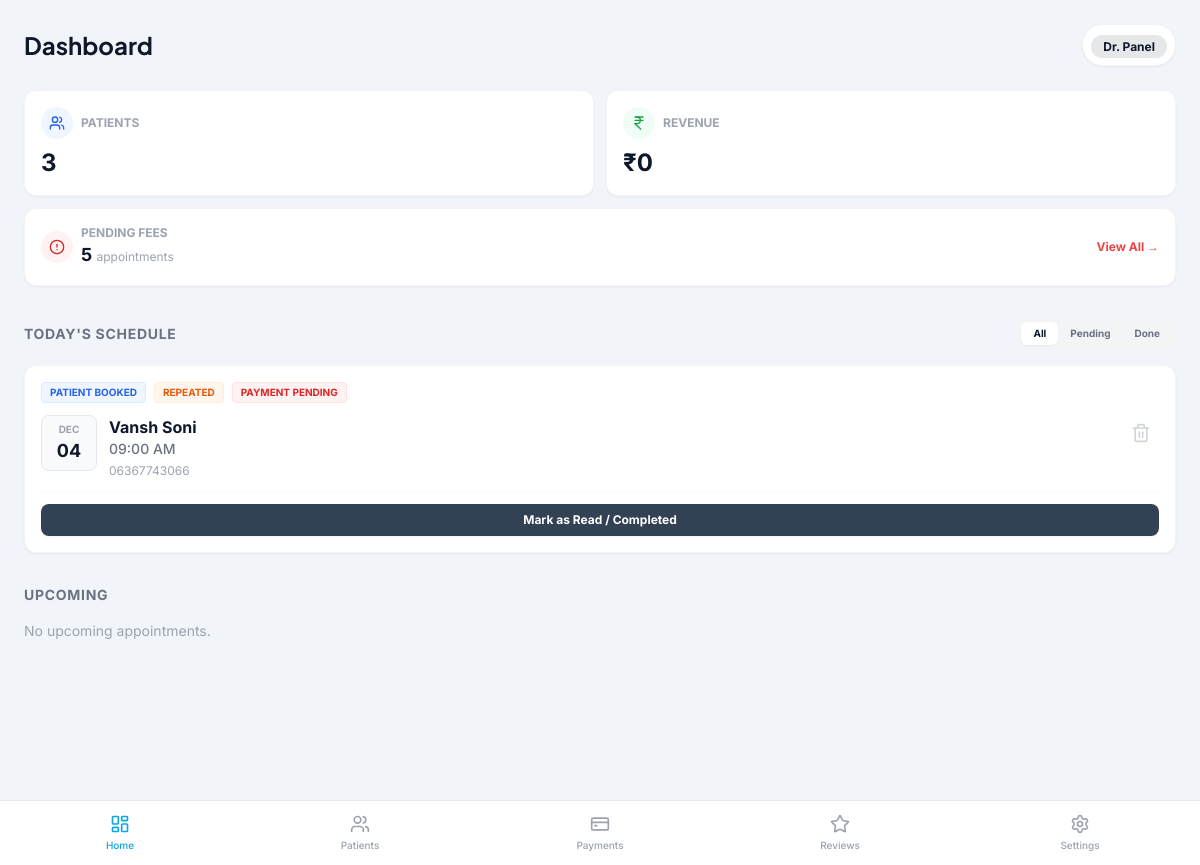
The page /custom-admin/dashboard/ (signed in) on the database as committed earlier.
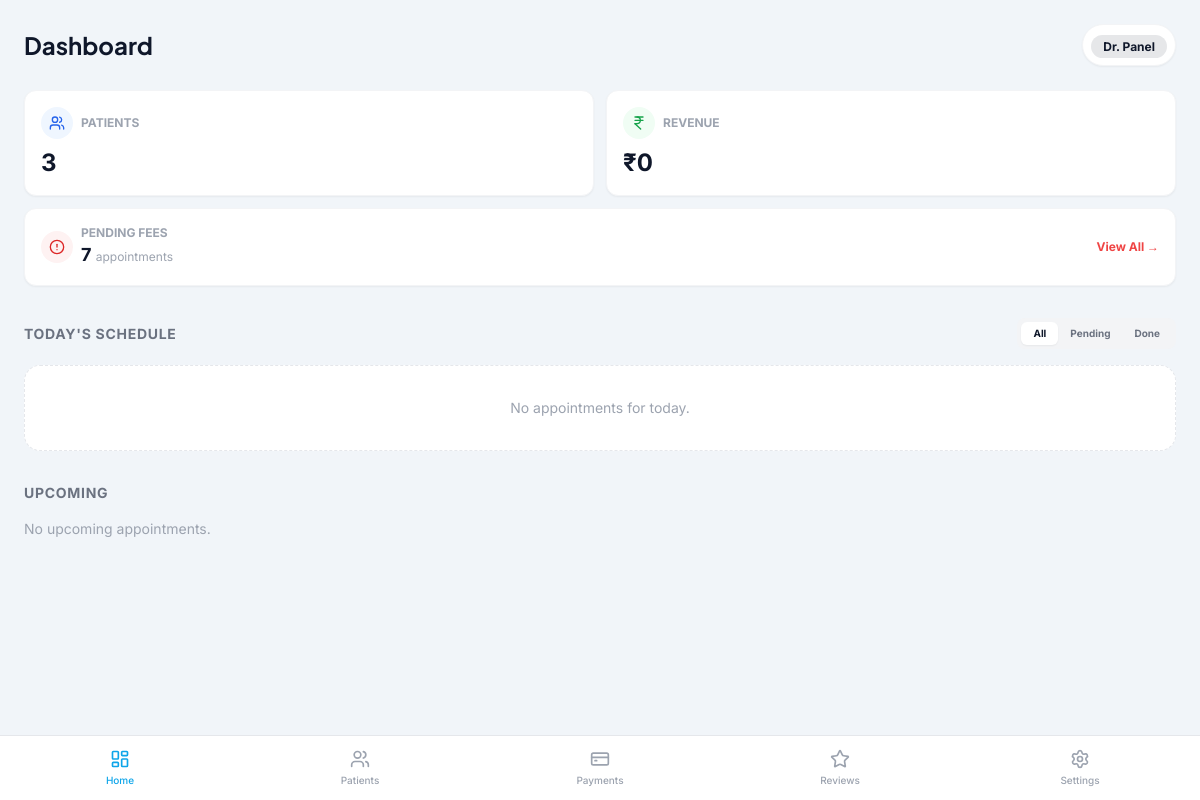
The same page on the database as committed later.
### appointments/models.py (models this page shows, shortened)
class Appointment(models.Model):
    STATUS_CHOICES = [
        ('PENDING', 'Pending'),
        ('CONFIRMED', 'Confirmed'),
        ('COMPLETED', 'Completed'),
        ('CANCELLED', 'Cancelled'),
    ]
    PAYMENT_STATUS_CHOICES = [
        ('PENDING', 'Pending'),
        ('PAID', 'Paid'),
        ('FAILED', 'Failed'),
    ]
    BOOKING_SOURCE_CHOICES = [
        ('PATIENT', 'Patient'),
        ('DOCTOR', 'Doctor'),
    ]
    patient = models.ForeignKey(Patient, on_delete=models.CASCADE, related_name='appointments')
    slot = models.ForeignKey(DailySlot, on_delete=models.CASCADE, related_name='appointments')
    status = models.CharField(max_length=20, choices=STATUS_CHOICES, default='CONFIRMED') # Default confirmed for patient booking
    payment_status = models.CharField(max_length=20, choices=PAYMENT_STATUS_CHOICES, default='PENDING')
    booking_source = models.CharField(max_length=10, choices=BOOKING_SOURCE_CHOICES, default='PATIENT')
    symptoms = models.TextField(blank=True, null=True)
    fee = models.DecimalField(max_digits=10, decimal_places=2, null=True, blank=True)
    is_free = models.BooleanField(default=False)
    razorpay_order_id = models.CharField(max_length=100, null=True, blank=True)
    razorpay_payment_id = models.CharField(max_length=100, null=True, blank=True)
    razorpay_signature = models.CharField(max_length=200, null=True, blank=True)
    created_at = models.DateTimeField(auto_now_add=True)
    updated_at = models.DateTimeField(auto_now=True)

class DailySlot(models.Model):
    date = models.DateField()
    time = models.TimeField()
    capacity = models.PositiveIntegerField(default=1)
    booked_count = models.PositiveIntegerField(default=0)
    is_active = models.BooleanField(default=True)
    class Meta:
        unique_together = ('date', 'time')
        ordering = ['date', 'time']

### accounts/models.py (models this page shows, shortened)
class Patient(models.Model):
    GENDER_CHOICES = [
        ('M', 'Male'),
        ('F', 'Female'),
        ('O', 'Other'),
    ]
    user = models.OneToOneField(User, on_delete=models.CASCADE)
    full_name = models.CharField(max_length=120)
    email = models.EmailField()
    phone = models.CharField(max_length=20, unique=True)
    dob = models.DateField(null=True, blank=True)
    gender = models.CharField(max_length=1, choices=GENDER_CHOICES)
    country = models.CharField(max_length=50)
    address = models.TextField(null=True, blank=True)
    created_at = models.DateTimeField(auto_now_add=True)

### adminpanel/views.py (the view)
# urls.py: path('dashboard/', views.home, name='home'),
@login_required
def home(request):
    if not request.user.is_staff:
        return redirect('adminpanel:login')
    today = timezone.now().date()
    today_appointments = Appointment.objects.filter(
        slot__date=today,
        status__in=['CONFIRMED', 'PENDING']
    ).exclude(status='COMPLETED').select_related('patient', 'slot').order_by('slot__time')
    upcoming_appointments = Appointment.objects.filter(
        slot__date__gt=today,
        status__in=['CONFIRMED', 'PENDING']
    ).select_related('patient', 'slot').order_by('slot__date', 'slot__time')
    for appt in today_appointments:
        appt.is_repeated = Appointment.objects.filter(
            patient=appt.patient,
            created_at__lt=appt.created_at
        ).exists()
    for appt in upcoming_appointments:
        appt.is_repeated = Appointment.objects.filter(
            patient=appt.patient,
            created_at__lt=appt.created_at
        ).exists()
    total_patients = Patient.objects.count()
    pending_payments_count = Appointment.objects.filter(
        payment_status='PENDING',
        fee__isnull=False,
        is_free=False,
        status__in=['CONFIRMED', 'COMPLETED']
    ).count()
    revenue_data = Appointment.objects.filter(
        payment_status='PAID',
        updated_at__date=today
    ).aggregate(Sum('fee'))
    today_revenue = revenue_data['fee__sum'] if revenue_data['fee__sum'] else 0
    context = {
        'today_appointments': today_appointments,
        'upcoming_appointments': upcoming_appointments,
        'active_tab': 'home',
        'stats': {
            'total_patients': total_patients,
            'pending_payments': pending_payments_count,
            'today_revenue': today_revenue
        }
    }
    return render(request, 'adminpanel/home.html', context)

### templates/adminpanel/home.html (shortened to what the changed rows need)
{% extends 'adminpanel/base_mobile.html' %}
{% block content %}
<div class="p-6 pb-24">
  <div class="flex justify-between items-center mb-6">
    <div>
      <h1 class="text-2xl font-heading font-bold text-primary">
        Dashboard
      </h1>
    </div>
  </div>
  <div class="grid grid-cols-2 gap-3 mb-8">
    <div class="bg-white p-4 rounded-xl border border-gray-100 shadow-sm col-span-2">
      <div class="flex justify-between items-center">
        <div class="flex items-center gap-2">
          <div>
            <span class="text-xs font-bold text-gray-400 uppercase block">Pending Fees</span>
            <p class="text-lg font-bold text-primary">{{ stats.pending_payments }} <span class="text-xs font-normal text-gray-400">appointments</span></p>
          </div>
        </div>
      </div>
    </div>
  </div>
  <div class="mb-8">
    <div class="flex justify-between items-center mb-4">
      <h2 class="text-sm font-bold text-gray-500 uppercase tracking-wider">
        Today's Schedule
      </h2>
    </div>
    {% if today_appointments %}
      <div class="space-y-3" id="today-appointments-list">
        {% for appt in today_appointments %}
          <div class="appointment-item transition-all duration-300"
               data-status="{% if appt.status == 'COMPLETED' %}completed{% else %}pending{% endif %}">
            {% include 'adminpanel/components/appointment_card.html' with appt=appt %}
          </div>
        {% endfor %}
      </div>
    {% else %}
      <div class="text-center py-8 bg-white rounded-2xl border border-dashed border-gray-200">
        <p class="text-gray-400 text-sm">No appointments for today.</p>
      </div>
    {% endif %}
  </div>
  <div class="mb-8">
    <h2 class="text-sm font-bold text-gray-500 uppercase tracking-wider mb-4">
      Upcoming
    </h2>
  </div>
</div>
{% endblock %}

### templates/adminpanel/components/appointment_card.html (shortened to what this page needs)
<div class="bg-white p-4 rounded-xl border border-gray-100 shadow-sm relative overflow-hidden group">
    <div class="flex gap-2 mb-3 flex-wrap">
        {% if appt.booking_source == 'DOCTOR' %}
            <span class="bg-purple-50 text-purple-600 text-[10px] font-bold px-2 py-0.5 rounded border border-purple-100">DOCTOR ASSIGNED</span>
        {% else %}
            <span class="bg-blue-50 text-blue-600 text-[10px] font-bold px-2 py-0.5 rounded border border-blue-100">PATIENT BOOKED</span>
        {% endif %}
        {% if appt.is_repeated %}
            <span class="bg-orange-50 text-orange-600 text-[10px] font-bold px-2 py-0.5 rounded border border-orange-100">REPEATED</span>
        {% else %}
            <span class="bg-green-50 text-green-600 text-[10px] font-bold px-2 py-0.5 rounded border border-green-100">NEW PATIENT</span>
        {% endif %}
        {% if appt.status == 'CANCELLED' %}
             <span class="bg-red-50 text-red-600 text-[10px] font-bold px-2 py-0.5 rounded border border-red-100">CANCELLED</span>
        {% elif appt.is_free %}
             <span class="bg-teal-50 text-teal-600 text-[10px] font-bold px-2 py-0.5 rounded border border-teal-100">FREE</span>
        {% elif appt.payment_status == 'PAID' %}
             <span class="bg-teal-50 text-teal-600 text-[10px] font-bold px-2 py-0.5 rounded border border-teal-100">PAID</span>
        {% else %}
             <span class="bg-red-50 text-red-600 text-[10px] font-bold px-2 py-0.5 rounded border border-red-100">PAYMENT PENDING</span>
        {% endif %}
    </div>
    <div class="flex justify-between items-start">
        <div class="flex gap-3">
            <div class="flex flex-col items-center justify-center bg-gray-50 rounded-lg w-14 h-14 border border-gray-200">
                <span class="text-[10px] font-bold text-gray-400 uppercase">{{ appt.slot.date|date:"M" }}</span>
                <span class="text-lg font-bold text-primary">{{ appt.slot.date|date:"d" }}</span>
            </div>
            <div>
                <h3 class="font-bold text-primary text-base">{{ appt.patient.full_name }}</h3>
                <p class="text-sm text-gray-500 font-medium">{{ appt.slot.time|date:"h:i A" }}</p>
                <p class="text-xs text-gray-400 mt-1">{{ appt.patient.phone }}</p>
            </div>
        </div>
        <form action="{% url 'adminpanel:delete_appointment' appt.id %}" method="POST" onsubmit="return confirm('Are you sure you want to delete this appointment?');">
            <button type="submit" class="p-2 text-gray-300 hover:text-red-500 transition-colors">
                <i data-lucide="trash-2" class="w-5 h-5"></i>
            </button>
        </form>
    </div>
    <div class="mt-3 pt-3 border-t border-gray-50">
        {% if appt.status == 'COMPLETED' %}
            <div class="flex justify-between items-center">
                <span class="text-xs font-bold text-green-600 flex items-center gap-1">
                    <i data-lucide="check-circle" class="w-3 h-3"></i> Completed
                </span>
                <span class="text-xs font-bold text-gray-500">
                    {% if appt.is_free %}
                        <span class="text-teal-600 font-bold">FREE</span>
                    {% else %}
                        Fee: ₹{{ appt.fee }}
                    {% endif %}
                </span>
            </div>
        {% else %}
            <button onclick="toggleFeeForm('fee-form-{{ appt.id }}')" class="w-full text-center text-xs font-bold text-white bg-secondary hover:bg-gray-700 py-2 rounded-lg transition-colors shadow-sm">
                Mark as Read / Completed
            </button>
        {% endif %}
    </div>
</div>

Rows that differ between the two databases and show on the page:
no longer on this page (row edited): Appointment: booking_source "PATIENT BOOKED", shows "REPEATED", status "PAYMENT PENDING", slot "DEC", slot "04", patient.full_name "Vansh Soni", slot.time "09:00 AM", patient.phone "06367743066"
Other text that changed with them:
{{ stats.pending_payments }}: "5" → "7"
text now shown: "No appointments for today."
